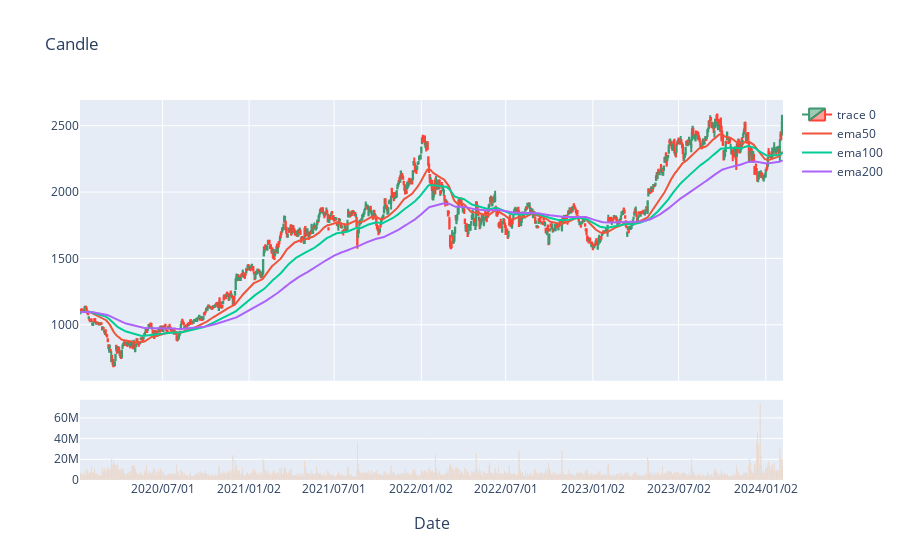
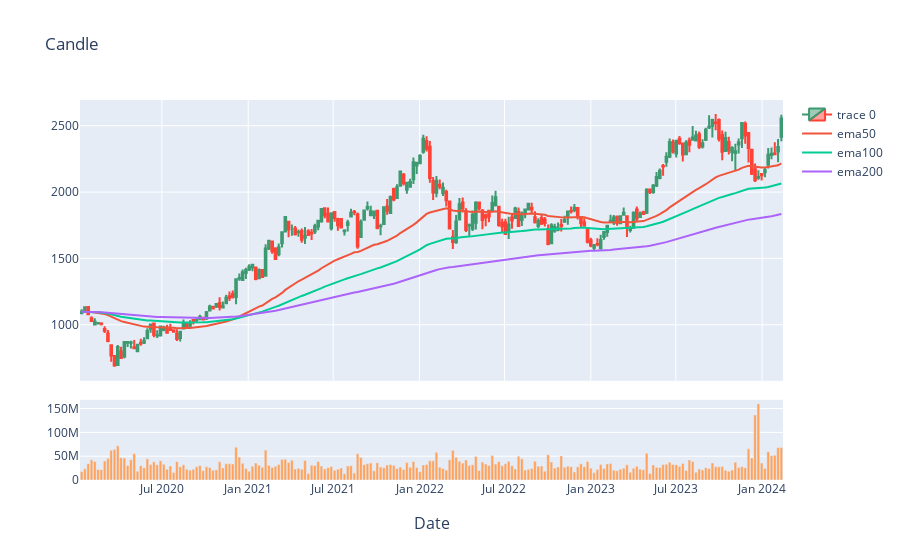
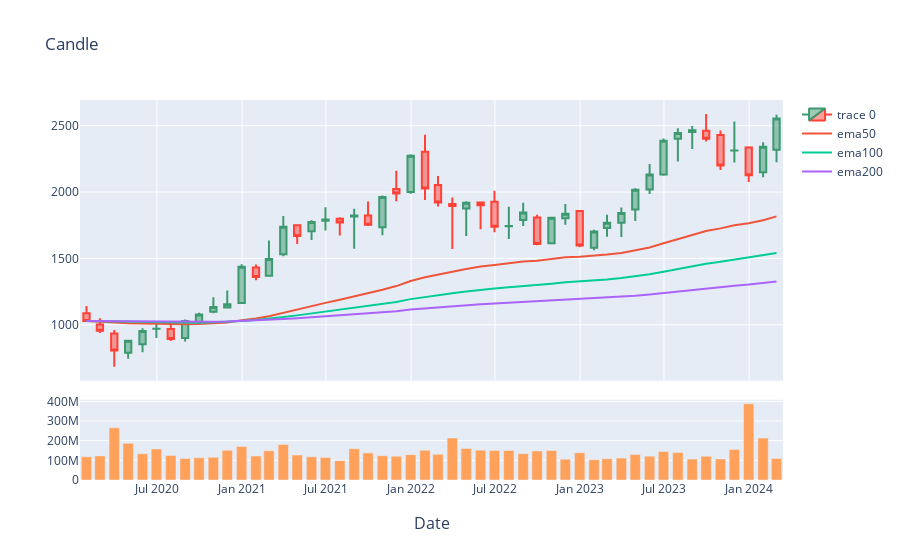

The notebook cell these images were saved under, in order:
### Code cell
StockViewer(df_day, drop_breaks=True).show()
StockViewer(df_week, drop_breaks=False).show()
StockViewer(df_month, drop_breaks=False).show()
